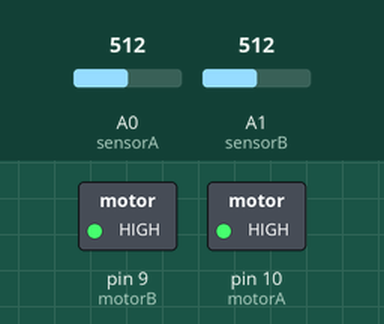
Simulated run of this sketch. Board: Arduino Uno, built with avr-gcc and run on an emulated ATmega328P. On the bench: switched loads named in the sketch (green lamp = pin HIGH). The test bench sets the inputs (shaded band); at power-on: A0 (sensorA) = 512, A1 (sensorB) = 512.

Above: at 1.2 s.
1.3 s: A0 (sensorA) set to 260
2.8 s: A0 (sensorA) set to 241
At 3.1 s:
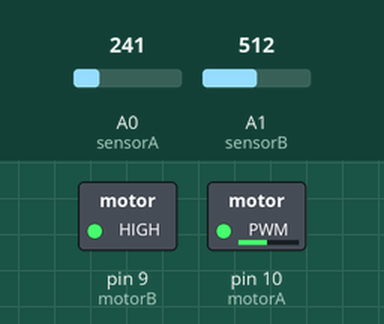
4.3 s: A1 (sensorB) set to 256
5.8 s: A1 (sensorB) set to 235
At 6.6 s:
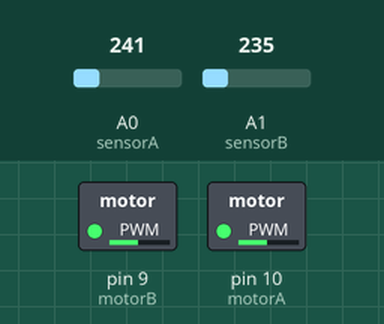
7.3 s: A1 (sensorB) set to 260
At 8.5 s:
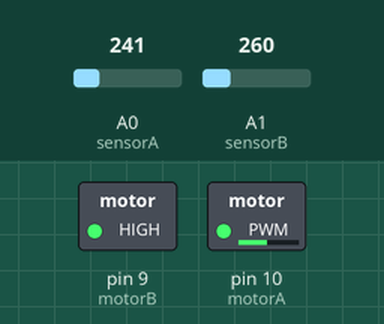
8.8 s: A0 (sensorA) set to 306
At 10.0 s:
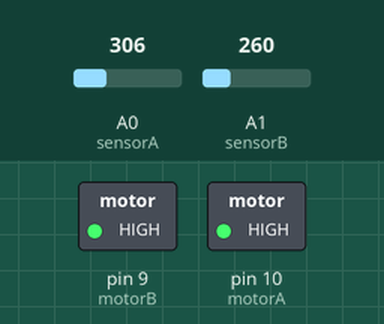
Timing chart, 0 to 11.3 s (numbered marks = the images above; inputs shaded):
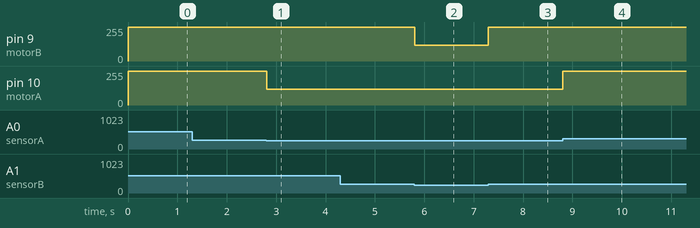

Measured:
- the behaviour switches between 250 and 249 on A0 (sensorA) (found by bisection; images 0 and 1)
- the behaviour switches between 250 and 249 on A1 (sensorB) (found by bisection; images 1 and 2)
- after the input at 1.3 s, every drawn part: stays the same
- after the input at 2.8 s, pin 10 (motorA): 255/255 → 120/255 at once
- after the input at 4.3 s, every drawn part: stays the same
- after the input at 5.8 s, pin 9 (motorB): 255/255 → 120/255 at once
- after the input at 7.3 s, pin 9 (motorB): 120/255 → 255/255 at once
- after the input at 8.8 s, pin 10 (motorA): 120/255 → 255/255 at once

The sketch:

main.ino
```cpp
const int sensorA = A0;
const int sensorB = A1;

const int motorA = 10;
const int motorB = 9;

int sensorValueA = 0;
int sensorValueB = 0;

void setup() {
  Serial.begin(9600);
}

void loop() {
  sensorValueA = analogRead(sensorA);
  sensorValueB = analogRead(sensorB);

  analogWrite(motorA, sensorValueA < 250 ? 120 : 255);
  analogWrite(motorB, sensorValueB < 250 ? 120 : 255);

  delay(10);
}
```
